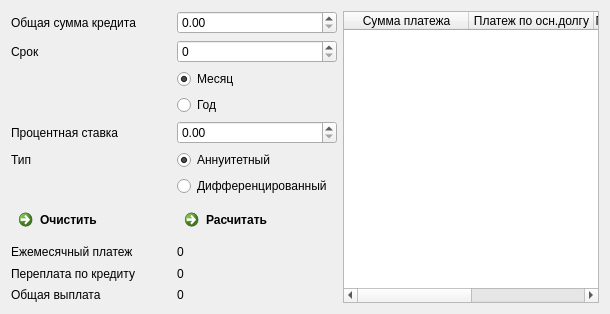
      <widget class="QWidget" name="Credit">
       <attribute name="title">
        <string>Credit</string>
       </attribute>
       <layout class="QHBoxLayout" name="horizontalLayout_4" stretch="1,3">
        <item>
         <layout class="QGridLayout" name="gridLayout_3">
          <item row="0" column="1">
           <widget class="QDoubleSpinBox" name="doubleSpinBox_Credit_1">
            <property name="maximumSize">
             <size>
              <width>160</width>
              <height>16777215</height>
             </size>
            </property>
            <property name="minimum">
             <double>0.000000000000000</double>
            </property>
            <property name="maximum">
             <double>100000000.000000000000000</double>
            </property>
            <property name="stepType">
             <enum>QAbstractSpinBox::AdaptiveDecimalStepType</enum>
            </property>
           </widget>
          </item>
          <item row="8" column="1">
           <widget class="QCommandLinkButton" name="button_calc_credit">
            <property name="sizePolicy">
             <sizepolicy hsizetype="Minimum" vsizetype="Minimum">
              <horstretch>0</horstretch>
              <verstretch>0</verstretch>
             </sizepolicy>
            </property>
            <property name="maximumSize">
             <size>
              <width>160</width>
              <height>16777215</height>
             </size>
            </property>
            <property name="text">
             <string>Расчитать</string>
            </property>
           </widget>
          </item>
          <item row="12" column="1">
           <widget class="QLabel" name="credit_result_3">
            <property name="maximumSize">
             <size>
              <width>160</width>
              <height>16777215</height>
             </size>
            </property>
            <property name="text">
             <string>0</string>
            </property>
           </widget>
          </item>
          <item row="5" column="0">
           <widget class="QLabel" name="label_4">
            <property name="maximumSize">
             <size>
              <width>160</width>
              <height>16777215</height>
             </size>
            </property>
            <property name="text">
             <string>Процентная ставка</string>
            </property>
           </widget>
          </item>
          <item row="10" column="1">
           <widget class="QLabel" name="credit_result_1">
            <property name="maximumSize">
             <size>
              <width>160</width>
              <height>16777215</height>
             </size>
            </property>
            <property name="text">
             <string>0</string>
            </property>
           </widget>
          </item>
          <item row="4" column="1">
           <widget class="QRadioButton" name="radioButton_Y">
            <property name="maximumSize">
             <size>
              <width>160</width>
              <height>16777215</height>
             </size>
            </property>
            <property name="text">
             <string>Год</string>
            </property>
            <attribute name="buttonGroup">
             <string notr="true">RadioButtonGroup_1</string>
            </attribute>
           </widget>
          </item>
          <item row="6" column="0">
           <widget class="QLabel" name="label_5">
            <property name="maximumSize">
             <size>
              <width>160</width>
              <height>16777215</height>
             </size>
            </property>
            <property name="text">
             <string>Тип</string>
            </property>
           </widget>
          </item>
          <item row="10" column="0">
           <widget class="QLabel" name="label">
            <property name="maximumSize">
             <size>
              <width>160</width>
              <height>16777215</height>
             </size>
            </property>
            <property name="text">
             <string>Ежемесячный платеж</string>
            </property>
           </widget>
          </item>
          <item row="11" column="1">
           <widget class="QLabel" name="credit_result_2">
            <property name="maximumSize">
             <size>
              <width>160</width>
              <height>16777215</height>
             </size>
            </property>
            <property name="text">
             <string>0</string>
            </property>
           </widget>
          </item>
          <item row="0" column="0">
           <widget class="QLabel" name="label_2">
            <property name="maximumSize">
             <size>
              <width>160</width>
              <height>16777215</height>
             </size>
            </property>
            <property name="text">
             <string>Общая сумма кредита</string>
            </property>
           </widget>
          </item>
          <item row="11" column="0">
           <widget class="QLabel" name="label_6">
            <property name="maximumSize">
             <size>
              <width>160</width>
              <height>16777215</height>
             </size>
            </property>
            <property name="text">
             <string>Переплата по кредиту</string>
            </property>
           </widget>
          </item>
          <item row="5" column="1">
           <widget class="QDoubleSpinBox" name="doubleSpinBox_Credit_3">
            <property name="maximumSize">
             <size>
              <width>160</width>
              <height>16777215</height>
             </size>
            </property>
            <property name="minimum">
             <double>0.000000000000000</double>
            </property>
            <property name="maximum">
             <double>10000000.000000000000000</double>
            </property>
            <property name="stepType">
             <enum>QAbstractSpinBox::AdaptiveDecimalStepType</enum>
            </property>
            <property name="value">
             <double>0.000000000000000</double>
            </property>
           </widget>
          </item>
          <item row="8" column="0">
           <widget class="QCommandLinkButton" name="button_clear_credit">
            <property name="sizePolicy">
             <sizepolicy hsizetype="Minimum" vsizetype="Minimum">
              <horstretch>0</horstretch>
              <verstretch>0</verstretch>
             </sizepolicy>
            </property>
            <property name="maximumSize">
             <size>
              <width>160</width>
              <height>16777215</height>
             </size>
            </property>
            <property name="text">
             <string>Очистить</string>
            </property>
           </widget>
          </item>
          <item row="1" column="0">
           <widget class="QLabel" name="label_3">
            <property name="maximumSize">
             <size>
              <width>160</width>
              <height>16777215</height>
             </size>
            </property>
            <property name="text">
             <string>Срок</string>
            </property>
           </widget>
          </item>
          <item row="7" column="1">
           <widget class="QRadioButton" name="radioButton_D">
            <property name="maximumSize">
             <size>
              <width>160</width>
              <height>16777215</height>
             </size>
            </property>
            <property name="text">
             <string>Дифференцированный</string>
            </property>
            <attribute name="buttonGroup">
             <string notr="true">RadioButtonGroup_2</string>
            </attribute>
           </widget>
          </item>
          <item row="12" column="0">
           <widget class="QLabel" name="label_8">
            <property name="maximumSize">
             <size>
              <width>160</width>
              <height>16777215</height>
             </size>
            </property>
            <property name="text">
             <string>Общая выплата</string>
            </property>
           </widget>
          </item>
          <item row="3" column="1">
           <widget class="QRadioButton" name="radioButtonM">
            <property name="maximumSize">
             <size>
              <width>160</width>
              <height>16777215</height>
             </size>
            </property>
            <property name="text">
             <string>Месяц</string>
            </property>
            <property name="checked">
             <bool>true</bool>
            </property>
            <attribute name="buttonGroup">
             <string notr="true">RadioButtonGroup_1</string>
            </attribute>
           </widget>
          </item>
          <item row="6" column="1">
           <widget class="QRadioButton" name="radioButton_A">
            <property name="maximumSize">
             <size>
              <width>160</width>
              <height>16777215</height>
             </size>
            </property>
            <property name="acceptDrops">
             <bool>false</bool>
            </property>
            <property name="text">
             <string>Аннуитетный</string>
            </property>
            <property name="checked">
             <bool>true</bool>
            </property>
            <attribute name="buttonGroup">
             <string notr="true">RadioButtonGroup_2</string>
            </attribute>
           </widget>
          </item>
          <item row="1" column="1">
           <widget class="QSpinBox" name="spinBox_Credit_2">
            <property name="maximum">
             <number>100</number>
            </property>
           </widget>
          </item>
         </layout>
        </item>
        <item>
         <widget class="QTableWidget" name="tableWidget">
          <property name="sizePolicy">
           <sizepolicy hsizetype="Preferred" vsizetype="Preferred">
            <horstretch>0</horstretch>
            <verstretch>0</verstretch>
           </sizepolicy>
          </property>
          <property name="lineWidth">
           <number>1</number>
          </property>
          <attribute name="horizontalHeaderVisible">
           <bool>true</bool>
          </attribute>
          <attribute name="horizontalHeaderCascadingSectionResizes">
           <bool>false</bool>
          </attribute>
          <attribute name="horizontalHeaderMinimumSectionSize">
           <number>125</number>
          </attribute>
          <attribute name="horizontalHeaderDefaultSectionSize">
           <number>125</number>
          </attribute>
          <attribute name="horizontalHeaderHighlightSections">
           <bool>true</bool>
          </attribute>
          <attribute name="horizontalHeaderShowSortIndicator" stdset="0">
           <bool>false</bool>
          </attribute>
          <attribute name="horizontalHeaderStretchLastSection">
           <bool>false</bool>
          </attribute>
          <column>
           <property name="text">
            <string>Сумма платежа</string>
           </property>
          </column>
          <column>
           <property name="text">
            <string>Платеж по осн.долгу</string>
           </property>
          </column>
          <column>
           <property name="text">
            <string>Платеж по процентам</string>
           </property>
          </column>
          <column>
           <property name="text">
            <string>Остаток долга</string>
           </property>
          </column>
         </widget>
        </item>
       </layout>
      </widget>
